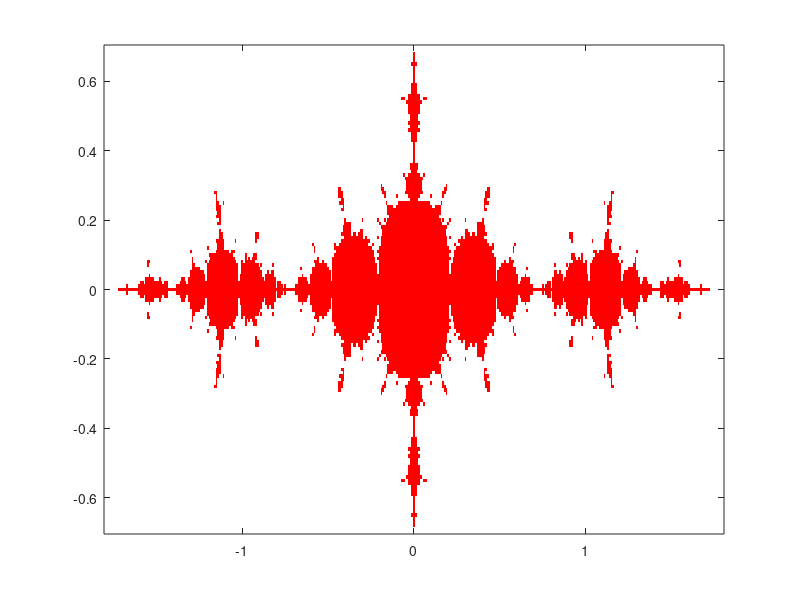

The MATLAB script that drew this image:
% Question 1: Implement program in page 100 to generate the Filled Julia set
% in Figure 4.13 and to convince yourself that the Filled Julia set of of
% ?(z) = z^2 is the unit disk (denoted by D^2).

phi = inline('z^2-1.25');
fixpt1 = (1+sqrt(6))/2; %those are two fixed points
fixpt2 = (1-sqrt(6))/2;

colormap([1 0 0; 1 1 1]);

M = 2* ones(141, 361); % Initialize array of point colours to 2
 
for j =1:141,
    y = -.7 + (j -1)*.01;
     for i =1:361,
         x = -1.8 + (i-1) * .01;
         z = x + sqrt(-1) * y;
         zk =z;
         iflag1 = 0; % iflag1 and iflag2 count the number of iterations
         iflag2 = 0; % when a root is within 1.e^(-6) of a fixed point;
         kount = 0; % kount is the total number of iterations.
         
         while kount < 100 & abs(zk) < 2 & iflag1 <5 &iflag2 <5,
             kount = kount + 1;
             zk = phi(zk); % fixed point iteration
             
             err1 = abs(zk - fixpt1); %check the convergence of the fist fixed point
             if err1 < 1.e-6, iflag1 = ifalg1 + 1; else, iflag1 = 0; end;
             
             err2 = abs(zk - fixpt2); %check the convergence of the second fixed point
             if err2 < 1.e-6, iflag2 = iflag2 + 1; ;else, iflag2 = 0; end;
             
         end;
         
         if iflag1 >= 5| iflag2 >= 5| kount >= 100,
             M(j,i) = 1;
         end;
     end;
end;

image([-1.8 1.8], [-.7 .7], M),
axis xy
         